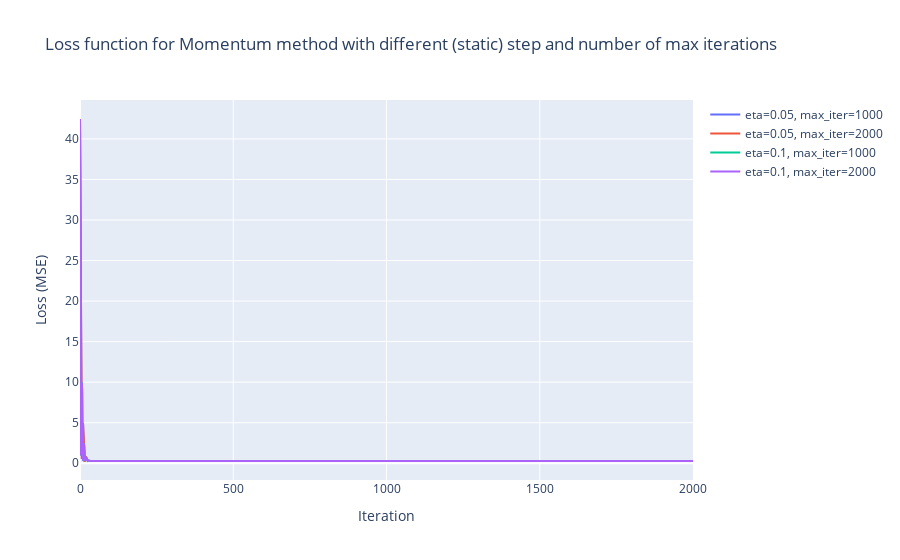

The notebook cell saved with this chart:
### Code cell
fig = go.Figure()
for i, (eta_i, max_iter_i) in enumerate(product(eta_list, max_iter_list)):
    fig.add_trace(go.Scatter(
        y=loss_list[i], mode="lines", name=f"eta={eta_i}, max_iter={int(max_iter_i)}"
    ))
fig.update_layout(title="Loss function for Momentum method with different (static) step and number of max iterations", xaxis_title="Iteration", yaxis_title="Loss (MSE)")
fig.show()

### Figure 1 — Plotly figure (JSON) as saved in the notebook; plotly's stock layout.template omitted (floating-point values rounded to 4 significant figures; data arrays with more than 128 entries replaced by an {"elided": "..."} marker saying what was removed)
{"data": [{"mode": "lines", "name": "eta=0.05, max_iter=1000", "y": {"elided": "390 float values"}, "type": "scatter"}, {"mode": "lines", "name": "eta=0.05, max_iter=2000", "y": {"elided": "524 float values"}, "type": "scatter"}, {"mode": "lines", "name": "eta=0.1, max_iter=1000", "y": {"elided": "1001 float values"}, "type": "scatter"}, {"mode": "lines", "name": "eta=0.1, max_iter=2000", "y": {"elided": "2001 float values"}, "type": "scatter"}], "layout": {"title": {"text": "Loss function for Momentum method with different (static) step and number of max iterations"}, "xaxis": {"title": {"text": "Iteration"}}, "yaxis": {"title": {"text": "Loss (MSE)"}}}}
